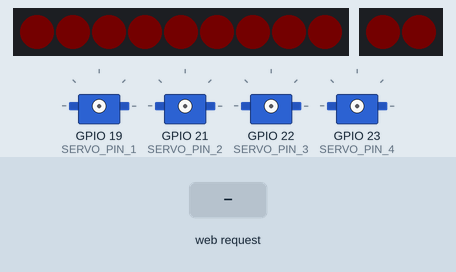
Simulated run of this sketch. Board: ESP32. Parts: 9 RGB LEDs in strip order, left to right, 2 RGB LEDs in strip order, left to right, 4 × servo. The test bench sets the inputs (shaded band). Dim RGB values are drawn brighter than linear; WiFi joins after 1.5 s; servers stay silent unless stated; random numbers use the default seed unless the sketch sets one; what the sketch prints to the serial monitor is not drawn.

Above: at 0.3 s.
At 1.8 s:
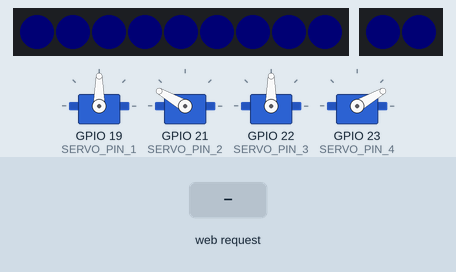
At 2.8 s:
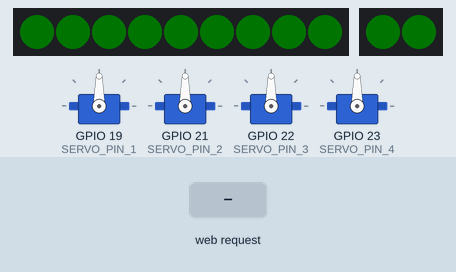
5.0 s: HTTP request GET /reset received
Timing chart, 0 to 8.0 s (numbered marks = the images above; inputs shaded):
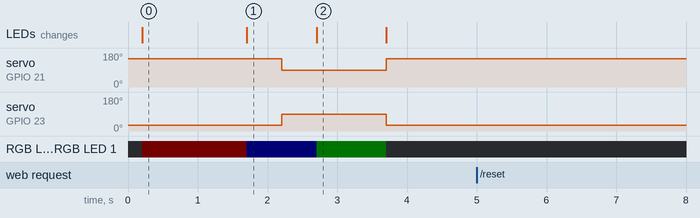

The sketch:

robot_dance_basic.ino
```cpp
// A chatbot-responsive robot that responds to chat commands

#include <ESP32Servo.h>
#include <WiFi.h>
#include <FastLED.h>

// WiFi Setup

const char* ssid = "your SSID";
const char* password = "your password";
const int PORT = 8090;
WiFiServer server(PORT);

// Variable to store the HTTP request
String in_message;
unsigned long currentTime_client = 0;
unsigned long previousTime_client = 0;
unsigned long timeoutTime_client = 1000;

// LED setup
#define NUM_LEDS 9
#define LED_PIN 5
#define LED_PIN_eyes 18
#define NUM_LEDS_eyes 2

uint8_t hue = 0;
CRGB leds[NUM_LEDS];
CRGB leds_eyes[NUM_LEDS_eyes];


// Servo setup
#define SERVO_PIN_1 19
#define SERVO_PIN_2 21
#define SERVO_PIN_3 22
#define SERVO_PIN_4 23

Servo myservo1;  // head
Servo myservo2;  // right arm
Servo myservo3;  // waist
Servo myservo4;  // left arm

int servo_number_1 = 1;
int servo_number_2 = 2;
int angle_1 = 90;
int angle_2 = 150;
int angle_3 = 90;
int angle_4 = 30;
int angle_servo_3 = 90;
int angle_min = 30;
int angle_max = 150;

void reset_servos(int angle=90) {
    angle_1 = 90;
    angle_2 = 150;
    angle_3 = 90;
    angle_4 = 30;
    myservo1.write(angle);              // 90
    myservo2.write((angle + 60) % 180); // 150
    myservo3.write(angle);              // 90
    myservo4.write((angle - 60) % 180); // 30
}

void setup() {
    Serial.begin(115200);
    delay(200);

    FastLED.addLeds<WS2812, LED_PIN, GRB>(leds, NUM_LEDS);
    FastLED.addLeds<WS2812, LED_PIN_eyes, GRB>(leds_eyes, NUM_LEDS_eyes);
    FastLED.setBrightness(1); // brightness ranges from 0-255

    fill_solid(leds, NUM_LEDS, CRGB::Red);
    fill_solid(leds_eyes, NUM_LEDS_eyes, CRGB::Red);
    FastLED.show();

    Serial.println();
    Serial.println("===== Robot Dance =====");
    Serial.println();

    Serial.print("Connecting to ");
    Serial.println(ssid);

    WiFi.begin(ssid, password);

    while (WiFi.status() != WL_CONNECTED) {
        delay(500);
        Serial.print(".");
    }

    fill_solid(leds, NUM_LEDS, CRGB::Blue);
    fill_solid(leds_eyes, NUM_LEDS_eyes, CRGB::Blue);
    FastLED.show();

    Serial.println();
    Serial.println("WiFi connected");
    Serial.print("IP address: ");
    Serial.print(WiFi.localIP());
    Serial.print(":");
    Serial.println(PORT);
    Serial.print("Signal strength: ");
    Serial.println(WiFi.RSSI());

    server.begin();

    // Servo setup
    // Allow allocation of all timers for servos
    ESP32PWM::allocateTimer(0);
    ESP32PWM::allocateTimer(1);
    ESP32PWM::allocateTimer(2);
    ESP32PWM::allocateTimer(3);

    myservo1.setPeriodHertz(50);
    myservo2.setPeriodHertz(50);
    myservo3.setPeriodHertz(50);
    myservo4.setPeriodHertz(50);
    myservo1.attach(SERVO_PIN_1, 500, 2500);
    myservo2.attach(SERVO_PIN_2, 500, 2500);
    myservo3.attach(SERVO_PIN_3, 500, 2500);
    myservo4.attach(SERVO_PIN_4, 500, 2500);

    reset_servos();
    delay(500);
    myservo2.write(90);
    myservo4.write(90);
    delay(500);
    fill_solid(leds, NUM_LEDS, CRGB::Green);
    fill_solid(leds_eyes, NUM_LEDS_eyes, CRGB::Green);
    FastLED.show();
    delay(1000);
    reset_servos();
    FastLED.clear();
    FastLED.show();
}


void loop() {
    WiFiClient client = server.available();   // Listen for incoming clients

    if (client) {
        currentTime_client = millis();
        previousTime_client = currentTime_client;
        Serial.println("\nNew client");

        while (client.connected() && currentTime_client - previousTime_client < timeoutTime_client) {
            if (client.available()) {
                char c = client.read();
                in_message += c;
            }
            currentTime_client = millis();
        }

        client.write("Robot Dance received");
        client.stop();
        Serial.println("Client disconnected");

        Serial.print("Dance number: ");
        Serial.println(in_message);
        Serial.println();

        int spaceIndex = in_message.indexOf(' '); // find the index of the space character
        if (spaceIndex == -1) {
            if (in_message == "reset"){
                reset_servos();
            }
            else if (in_message == "1"){
                dance_1();
            }
            else {
                Serial.println("Invalid dance command");
            }
        }
        else {
            String servoNumberString = in_message.substring(0, spaceIndex); // extract the servo number substring
            String angleString = in_message.substring(spaceIndex + 1); // extract the angle substring
            int servo_number = servoNumberString.toInt(); // convert servo number substring to int
            int angle = angleString.toInt(); // convert angle substring to int
            if (angle > 180) {
                angle = 180;
            } else if (angle < 0) {
                angle = 0;
            }

            if (servo_number == 1) {
                myservo1.write(angle);
            } else if (servo_number == 2) {
                myservo2.write(angle);
            } else if (servo_number == 3) {
                myservo3.write(angle);
            } else if (servo_number == 4) {
                myservo4.write(angle);
            } else {
                Serial.println("Invalid servo number. Please enter a number between 1 and 4.");
            }
        }

        in_message = "";
    }
}


// random dancing
void dance_1() {
    Serial.println("Dance 1 started - random");
    int num_beats = 32;
    for (int i=0; i<num_beats; i++){
        angle_1 = random(angle_min, angle_max);
        angle_2 = random(angle_min, angle_max);

        servo_number_1 = random(1, 5);
        while (servo_number_2 == servo_number_1){
            servo_number_2 = random(1, 5);
        }

        switch (servo_number_1) {
            case 1:
                myservo1.write(angle_1);
                break;
            case 2:
                myservo2.write(angle_1);
                break;
            case 3:
                angle_servo_3 = map(angle_1, angle_min, angle_max, 70, 110);
                myservo3.write(angle_servo_3);
                break;
            case 4:
                myservo4.write(angle_1);
                break;
        }

        switch (servo_number_2) {
            case 1:
                myservo1.write(angle_2);
                break;
            case 2:
                myservo2.write(angle_2);
                break;
            case 3:
                angle_servo_3 = map(angle_2, angle_min, angle_max, 70, 110);
                myservo3.write(angle_servo_3);
                break;
            case 4:
                myservo4.write(angle_2);
                break;
        }

        hue = random(0, 255);
        for (int i = 0; i < NUM_LEDS; i++) {
            hue = hue+10;
            leds[i] = CHSV(hue, 255, 255);
        }
        FastLED.show();

        delay(343);
    }
    FastLED.clear();
    FastLED.show();

    reset_servos();

    Serial.println("Dance 1 done");
}
```

Measured:
- after the input at 5.0 s, every drawn part: stays the same
- what the display in image 0 shows lasts 1.5 s, from 0.2 s to 1.7 s
- what the display in image 1 shows lasts 1.0 s, from 1.7 s to 2.7 s
